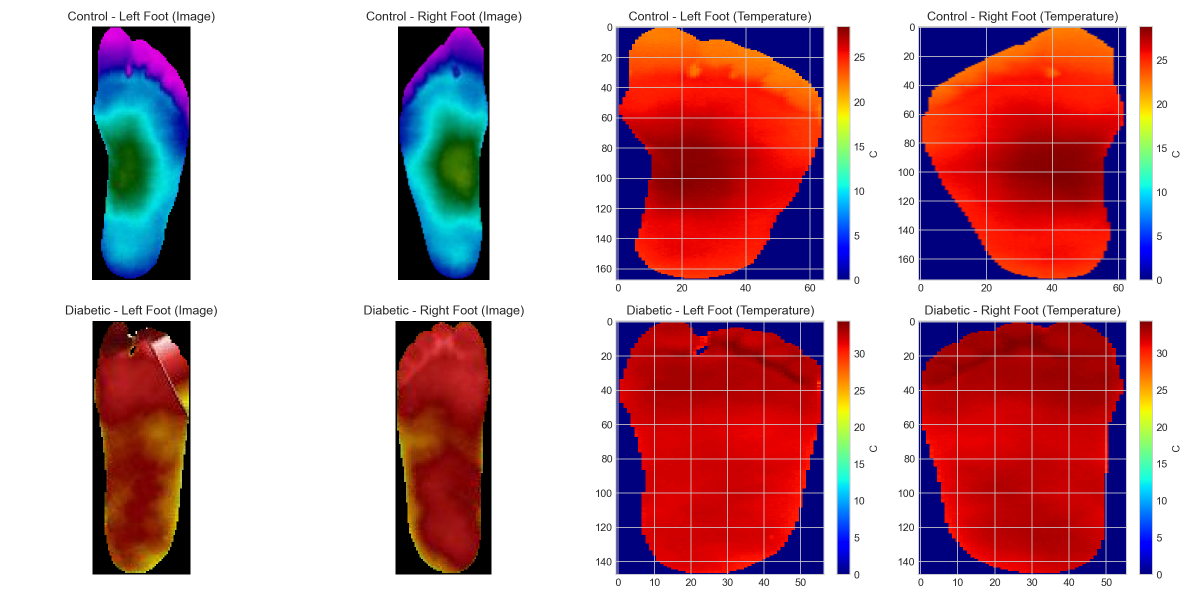
#> input picture checkpoints/sample_data_visualization.png, 2400 x 1200 px (shown at 1/2 size); its folder holds only this picture in this run
$ python -i preprocessing.py   (imports and definitions only)
#> lines starting #> are read from the running program, lines starting #| are printed output that depends on the picture; after the words box and inside, x2 and y2 are one past the last pixel; in counts of white or black regions, pixels touching at a corner belong together
"""
Preprocessing utilities for plantar thermogram data
"""

import numpy as np
import pandas as pd
from PIL import Image
from pathlib import Path
from typing import Tuple, Optional, List
from sklearn.preprocessing import StandardScaler, MinMaxScaler
from sklearn.decomposition import PCA
from sklearn.feature_selection import SelectKBest, f_classif
import cv2


# [23 lines left out: function normalize_temperature, not called in this run]


def extract_roi(
    image: np.ndarray,
    threshold: float = 0.1
) -> Tuple[np.ndarray, Tuple[int, int, int, int]]:
    """
    Extract Region of Interest (foot region) from thermogram.

    Args:
        image: Input image array (H, W) or (H, W, C)
        threshold: Threshold for foreground detection

    Returns:
        Cropped image and bounding box (x, y, w, h)
    """
#> called with threshold = 0.1
    # Convert to grayscale if needed
    if len(image.shape) == 3:
        gray = cv2.cvtColor(image.astype(np.uint8), cv2.COLOR_RGB2GRAY)
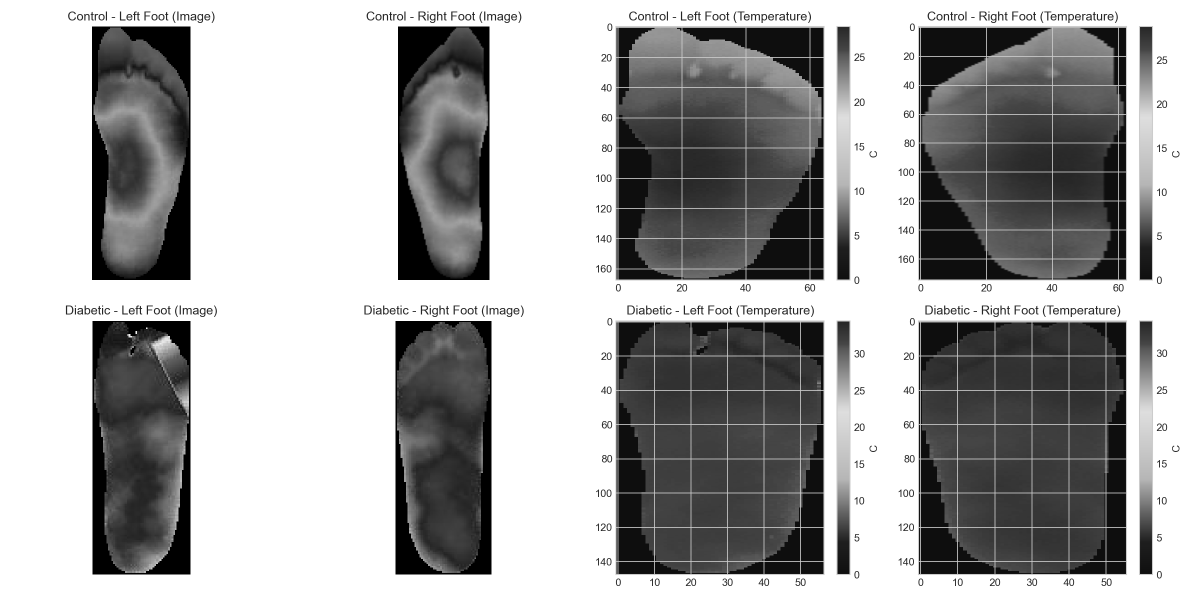
#> gray: shape (1200, 2400) (shown at 1/2 size); min 0, max 255, mean 168.6
    else:
        gray = image.astype(np.uint8)

    # Threshold to find foreground
    _, binary = cv2.threshold(gray, int(threshold * 255), 255, cv2.THRESH_BINARY)
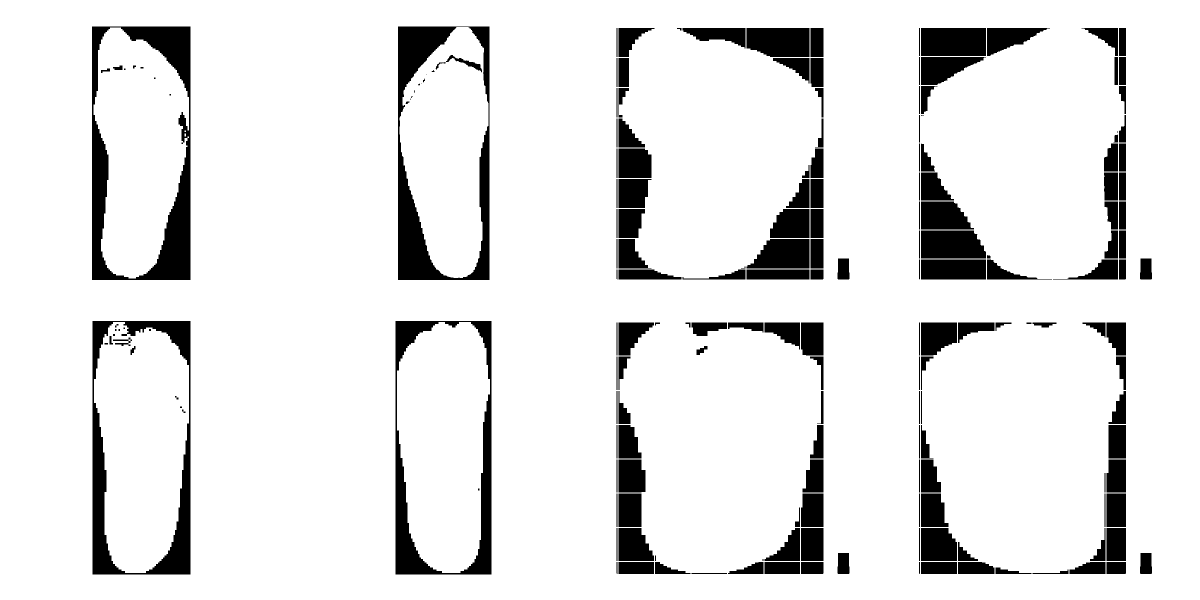
#> binary: shape (1200, 2400) (shown at 1/2 size); 89.3% white; 192 black regions (23 under 20 px), largest, box (x1, y1, x2, y2) and area: (184, 53, 381, 560) 31076, (796, 53, 979, 560) 27851, (185, 642, 381, 1149) 24113

    # Find contours
    contours, _ = cv2.findContours(binary, cv2.RETR_EXTERNAL, cv2.CHAIN_APPROX_SIMPLE)
#> contours = [[[0, 0], [0, 1199], [2399, 1199], [2399, 0]]]

    if contours:
        # Get the largest contour (foot)
        largest = max(contours, key=cv2.contourArea)
#> largest = [[0, 0], [0, 1199], [2399, 1199], [2399, 0]]
        x, y, w, h = cv2.boundingRect(largest)
#> x = 0; y = 0; w = 2400; h = 1200

        # Add padding
        padding = 5
        x = max(0, x - padding)
        y = max(0, y - padding)
        w = min(image.shape[1] - x, w + 2 * padding)
        h = min(image.shape[0] - y, h + 2 * padding)

        cropped = image[y:y+h, x:x+w]
        return cropped, (x, y, w, h)

    return image, (0, 0, image.shape[1], image.shape[0])


# [574 lines left out: functions extract_statistical_features, extract_region_features, calculate_asymmetry_features, extract_all_features, apply_pca, select_best_features and 4 more, not called in this run]


# [18 lines not run here, left out]

>>> import cv2
>>> picture = cv2.cvtColor(cv2.imread('../checkpoints/sample_data_visualization.png'), cv2.COLOR_BGR2RGB)
>>> result = extract_roi(picture)

$ run again, on checkpoints/cnn_confusion_matrix.png
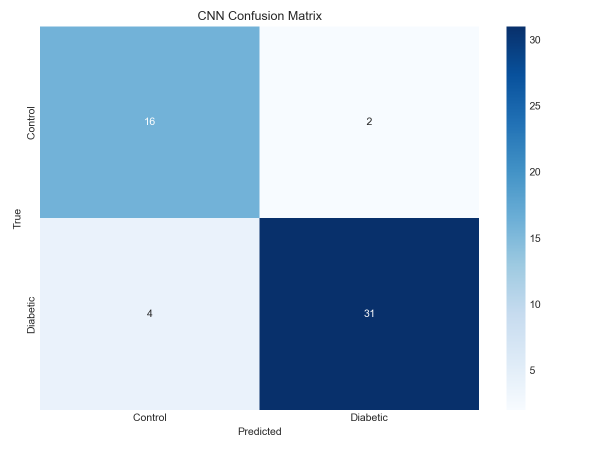
#> input picture checkpoints/cnn_confusion_matrix.png, 1200 x 900 px (shown at 1/2 size)
#> in extract_roi, `gray = cv2.cvtColor(image.astype(np.uint8), cv2.COLOR_RGB2GRAY)`:
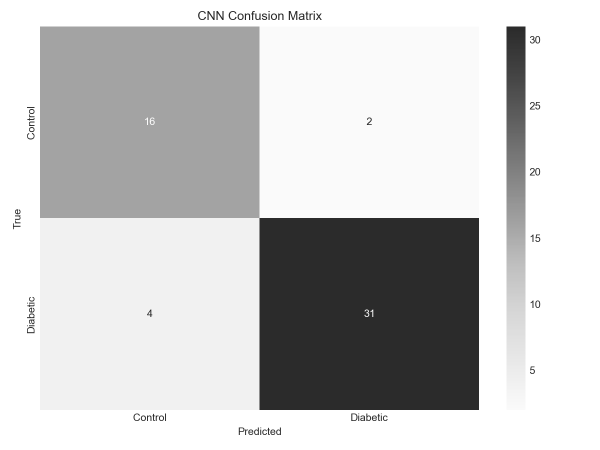
#> gray: shape (900, 1200) (shown at 1/2 size); min 38, max 255, mean 201.1
#> binary: shape (900, 1200); every value is 255
#> contours = [[[0, 0], [0, 899], [1199, 899], [1199, 0]]]
#> largest = [[0, 0], [0, 899], [1199, 899], [1199, 0]]
#> x = 0; w = 1200; h = 900

$ run again, on checkpoints/ml_model_comparison.png
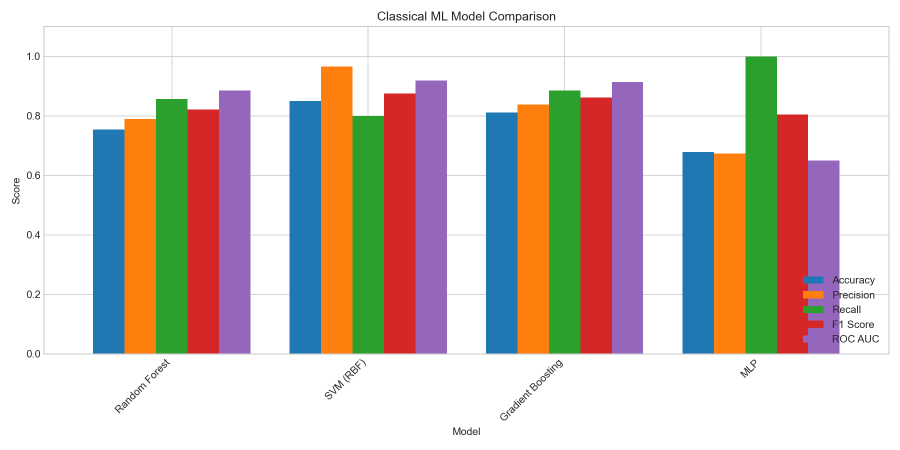
#> input picture checkpoints/ml_model_comparison.png, 1800 x 900 px (shown at 1/2 size)
#> in extract_roi, `gray = cv2.cvtColor(image.astype(np.uint8), cv2.COLOR_RGB2GRAY)`:
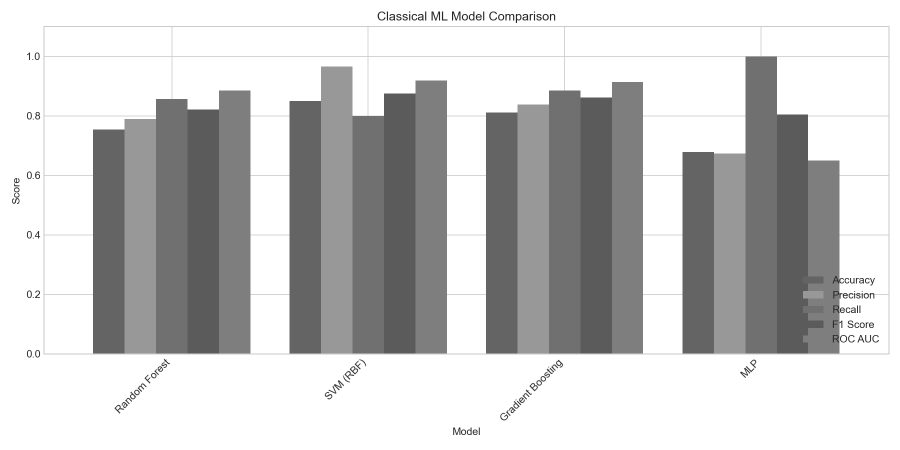
#> gray: shape (900, 1800) (shown at 1/2 size); min 38, max 255, mean 200.3
#> binary: shape (900, 1800); every value is 255
#> contours = [[[0, 0], [0, 899], [1799, 899], [1799, 0]]]
#> largest = [[0, 0], [0, 899], [1799, 899], [1799, 0]]
#> x = 0; w = 1800; h = 900

$ run again, on checkpoints/temperature_distribution.png
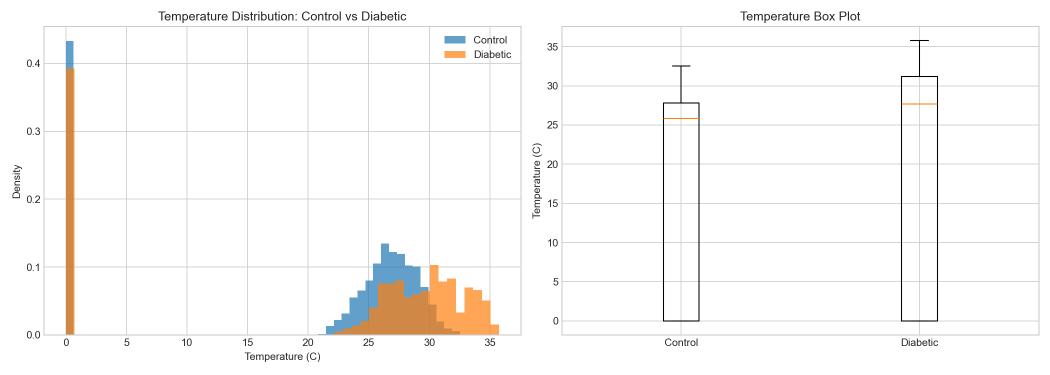
#> input picture checkpoints/temperature_distribution.png, 2100 x 750 px (shown at 1/2 size)
#> in extract_roi, `gray = cv2.cvtColor(image.astype(np.uint8), cv2.COLOR_RGB2GRAY)`:
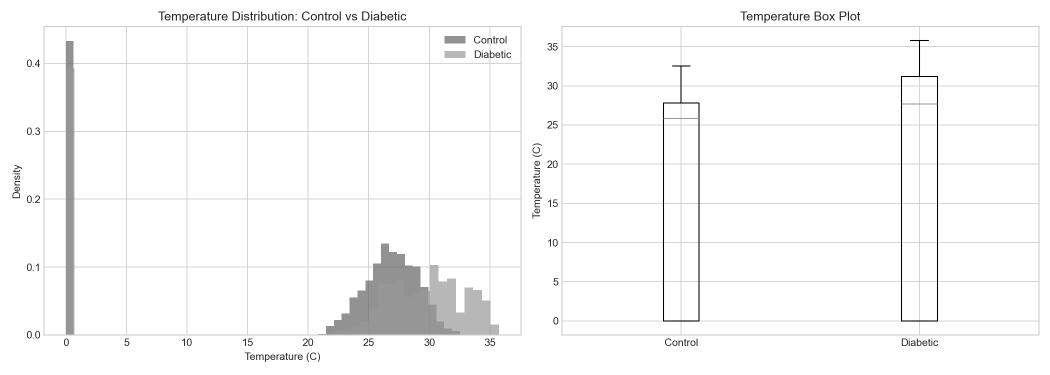
#> gray: shape (750, 2100) (shown at 1/2 size); min 0, max 255, mean 248.9
#> in extract_roi, `_, binary = cv2.threshold(gray, int(threshold * 255), 255, cv2.THRESH_..`:
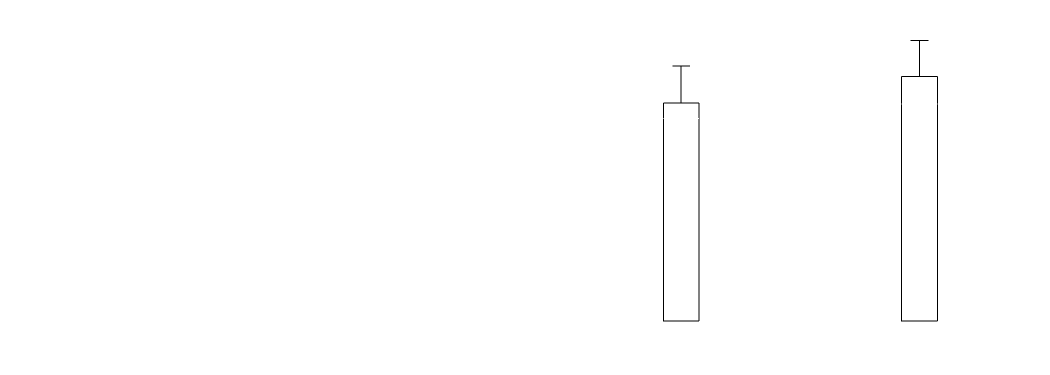
#> binary: shape (750, 2100) (shown at 1/2 size); 99.7% white; black in thin lines or dots, all inside (x1, y1, x2, y2) = (1326, 80, 1876, 643)
#> contours = [[[0, 0], [0, 749], [2099, 749], [2099, 0]]]
#> largest = [[0, 0], [0, 749], [2099, 749], [2099, 0]]
#> x = 0; w = 2100; h = 750
